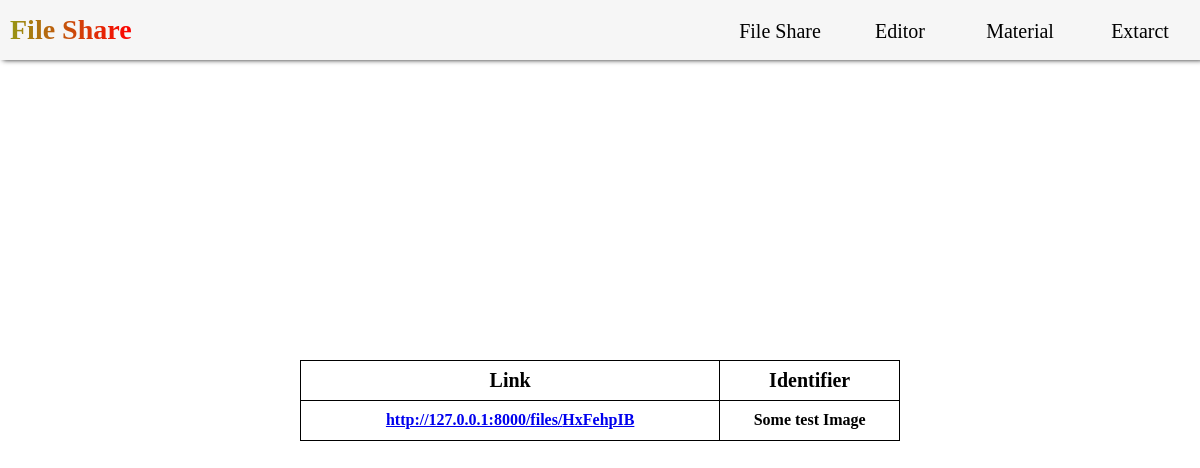
Before: / with the older database file.
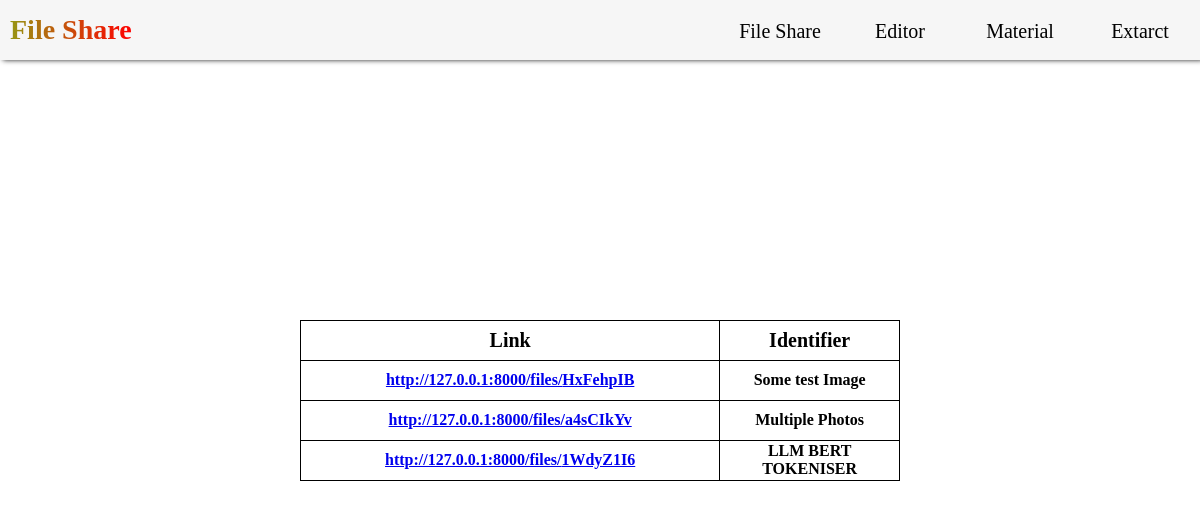
After: the same page with the newer database file.
### Base_Share/models.py (models this page shows, shortened)
class FileLink(models.Model):
    link = models.CharField(max_length = 255, primary_key= True)
    path = models.TextField()
    name = models.CharField(max_length = 255, null = False)

class LinkIdentifier(models.Model):
    identifier = models.CharField(max_length=255, primary_key= True)
    link = models.ForeignKey(FileLink, on_delete = models.DO_NOTHING)
    def file_link(self):
        return self.link.link

### Base_Share/views.py (the view)
# urls.py: path('', PublicLinks, name = "Public Links"),
def PublicLinks(request):
    Links = []
    for entity in LinkIdentifier.objects.all():
        Links.append({"Link" : entity.file_link(), "Identifier": entity.identifier})
    exists = False
    if (Links != []):   exists = True
    content = {
        "Links" : Links,
        "Exists" : exists,
        "url" : "http://127.0.0.1:8000/files/"
    }
    return render(request,"Base_Share/public_links.html",context=content)

### Frontend/templates/Base_Share/public_links.html (shortened to what this page needs)
{% load static %}
<!DOCTYPE html>
<html lang="en">
<head>
    <link rel="stylesheet" href="{% static 'css/public_links.css' %}">
</head>
<body>
    {% include 'components/Base_Share_navbar.html' %}
    <div class="mainContainer">
        <table class="tableContainer">
            {% if Exists %}
                <tr>
                    <th style="width:70%;font-size:20px;font-weight:700;"> Link       </th>
                    <th style="width:30%;font-size:20px;font-weight:700;"> Identifier </th>
                </tr>
                {% for link in Links %}
                <tr>
                    <th> <a href="{% url  'Base_Share:Link to File' link.Link %}" target="_blank"> {{ url }}{{ link.Link }} </a> </th>
                    <th> {{link.Identifier}}  </th>
                </tr>
                {% endfor %}
            {% else %}
                No Public Links are available.
            {% endif %}
        </table>
    </div>
</body>
</html>

### Frontend/templates/components/Base_Share_navbar.html (shortened to what this page needs)
{% load static %}
<!DOCTYPE html>
<html lang="en">
<head>
    <link href="{% static 'css\components\Base_Share_navbar.css' %}" rel="stylesheet">
</head>
<body>
    <div class="mainNavWrapper">
        <a href="{% url 'Base_Share:Public Links' %}" class="logoSpace"> File Share </a>
        <div class="navLinks" id="navLinks">
            <ul>
                <li> File Share
                </li>
                <li> Editor
                </li>
                <li> Material
                </li>
                <li> Extarct
                </li>
            </ul>
        </div>
    </div>
</body>
</html>

### Frontend/static/css/public_links.css (style rules this page uses)
* { margin : 0; padding : 0; box-sizing: border-box; }
.mainContainer { display: flex; align-items: center; justify-content: center; flex-direction: column; width: 100vw; min-height: 600px; height: 100vh; background: white; }
.tableContainer { width: 70vw; min-width: 400px; max-width: 600px; overflow: scroll; }
table, th, td { border: 1px solid black; border-collapse: collapse; }
th { height: 40px; }
tr:nth-child(even) { background-color: rgb(255,255,255,0.1); }

### Frontend/static/css/components/Base_Share_navbar.css (style rules this page uses)
* { margin: 0; padding: 0; box-sizing: border-box; }
.mainNavWrapper { position: absolute; top: 0; display: flex; justify-content: space-between; width: 100vw; height: 60px; background-color: rgba(210,210,210,0.2); border: none; box-shadow: 3px 0px 5px rgb(30,30,30); z-index: 1; }
.logoSpace { display: flex; align-items: center; justify-content: center; font-size: 28px; font-weight: 700; margin-left: 10px; text-decoration: none; background: linear-gradient(90deg,rgb(150,150,20),red); -webkit-background-clip: text; -webkit-text-fill-color: transparent; transition: 1s; }
.navLinks { display: flex; align-items: flex-end; justify-content: flex-start; flex-direction: column; margin-top: 10px; }
.navLinks > ul { display: flex; flex-wrap: nowrap; flex-direction: row; align-items: flex-start; justify-content: center; }
ul > li { display: flex; align-items: center; flex-direction: column; padding: 10px; width: 120px; font-size: 20px; font-weight: 400; list-style: none; background-color: transparent; }

Changed rows visible on the page:
added FileLink: Link "a4sCIkYv"
added LinkIdentifier: Identifier "Multiple Photos"
added FileLink: Link "1WdyZ1I6"
added LinkIdentifier: Identifier "LLM BERT TOKENISER"
Other visible differences:
new list line: "http://127.0.0.1:8000/files/"
